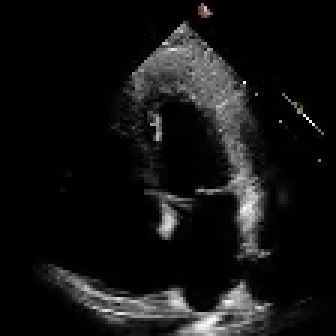
#> input picture frame 21 of Lab02/task03/echo_sample.mp4, 112 x 112 px (shown 3 times larger)
$ jupyter execute --allow-errors realtime_echo.ipynb
#> lines starting #> are read from the running program, lines starting #| are printed output that depends on the picture
# Task 3: Real-Time Echocardiogram Video Analysis

[cell 1]
import cv2
import numpy as np
import matplotlib.pyplot as plt
import os
import glob

VIDEO_PATH = 'data/echo_sample.mp4'
OUTPUT_DIR = 'output'
os.makedirs(OUTPUT_DIR, exist_ok=True)

SHOW_LIVE = True
MAX_SCREENSHOTS = 10

## Enhancement pipeline for a single frame

[cell 2]
def gray_world_balance(bgr_image):
    b, g, r = cv2.split(bgr_image.astype(np.float64))
    gray_mean = (b.mean() + g.mean() + r.mean()) / 3.0
    b = np.clip(b * (gray_mean / (b.mean() + 1e-6)), 0, 255)
    g = np.clip(g * (gray_mean / (g.mean() + 1e-6)), 0, 255)
    r = np.clip(r * (gray_mean / (r.mean() + 1e-6)), 0, 255)
    return cv2.merge([b, g, r]).astype(np.uint8)


def log_transform(image):
    image_f = image.astype(np.float64)
    c = 255.0 / np.log(1 + image_f.max()) if image_f.max() > 0 else 1.0
    return np.clip(c * np.log(1 + image_f), 0, 255).astype(np.uint8)


def gamma_transform(image, gamma=0.7):
    normalized = image.astype(np.float64) / 255.0
    return np.clip(255.0 * np.power(normalized, gamma), 0, 255).astype(np.uint8)


def enhance_frame(gray_frame):
    equalized = cv2.equalizeHist(gray_frame)
    colored = cv2.applyColorMap(equalized, cv2.COLORMAP_JET)
    balanced = gray_world_balance(colored)
    logged = log_transform(balanced)
    return gamma_transform(logged, gamma=0.7)

## Real-time video loop (press 'q' to quit)

[cell 3]
cap = cv2.VideoCapture(VIDEO_PATH)
assert cap.isOpened(), f'Could not open {VIDEO_PATH}'

frame_count = int(cap.get(cv2.CAP_PROP_FRAME_COUNT))
fps = cap.get(cv2.CAP_PROP_FPS)
print(f'Frames: {frame_count} | FPS: {fps:.1f}')

screenshot_interval = max(1, frame_count // MAX_SCREENSHOTS)
frame_idx = 0
saved_screenshots = 0
live_window_failed = False

while True:
    ret, frame = cap.read()
#> frame is the input picture: shape (112, 112, 3); mean B, G, R 19.4, 19.4, 19.4
    if not ret:
        break

    gray = cv2.cvtColor(frame, cv2.COLOR_BGR2GRAY)
    enhanced = enhance_frame(gray)
#> in enhance_frame, `equalized = cv2.equalizeHist(gray_frame)`:
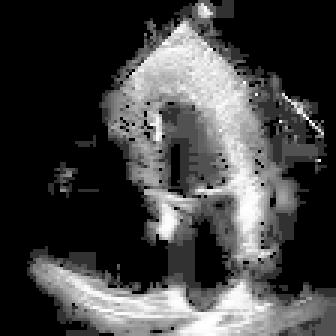
#> equalized: shape (112, 112) (shown 3 times larger); min 0, max 255, mean 65.6
#> in enhance_frame, `colored = cv2.applyColorMap(equalized, cv2.COLORMAP_JET)`:
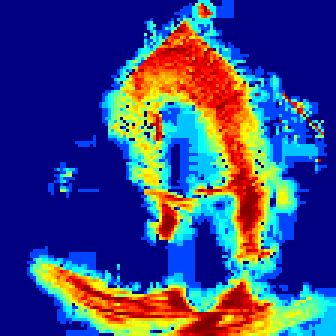
#> colored: shape (112, 112, 3) (shown 3 times larger); mean B, G, R 126.8, 71.4, 59
#> in gray_world_balance, `b, g, r = cv2.split(bgr_image.astype(np.float64))`:
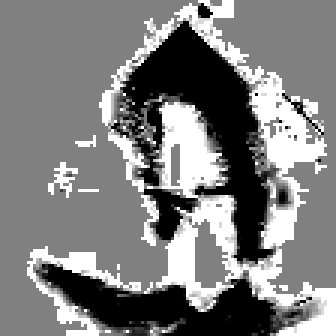
#> b: shape (112, 112) float64 (shown 3 times larger); min 0, max 255, mean 126.8
#> in gray_world_balance, `b, g, r = cv2.split(bgr_image.astype(np.float64))`:
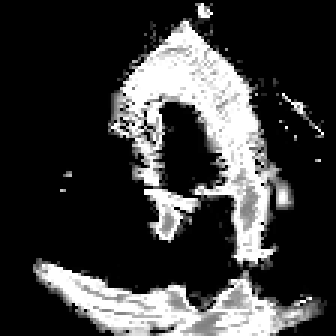
#> r: shape (112, 112) float64 (shown 3 times larger); min 0, max 255, mean 59
#> in gray_world_balance, `gray_mean = (b.mean() + g.mean() + r.mean()) / 3.0`: gray_mean = 85.75
#> in gray_world_balance, `b = np.clip(b * (gray_mean / (b.mean() + 1e-6)), 0, 255)`:
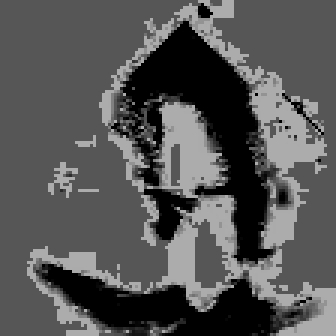
#> b: shape (112, 112) float64 (shown 3 times larger); min 0, max 172.4, mean 85.7
#> in gray_world_balance, `g = np.clip(g * (gray_mean / (g.mean() + 1e-6)), 0, 255)`:
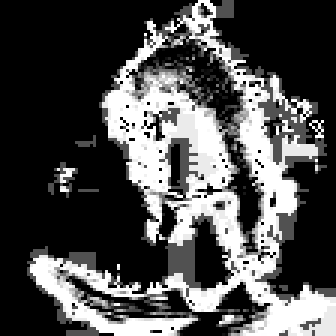
#> g: shape (112, 112) float64 (shown 3 times larger); min 0, max 255, mean 77.7
#> in gray_world_balance, `r = np.clip(r * (gray_mean / (r.mean() + 1e-6)), 0, 255)`:
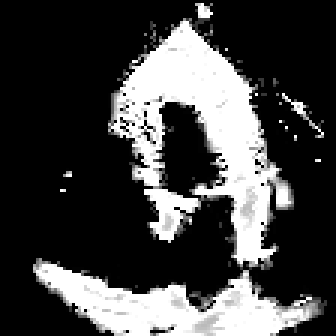
#> r: shape (112, 112) float64 (shown 3 times larger); min 0, max 255, mean 67.2
#> in gray_world_balance, `return cv2.merge([b, g, r]).astype(np.uint8)`:
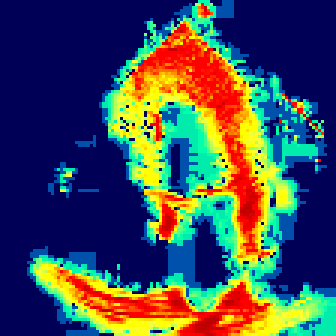
#> returned value: shape (112, 112, 3) (shown 3 times larger); mean of channels 0, 1, 2 85.3, 77.5, 67.1; drawn as B, G, R
#> in log_transform, `c = 255.0 / np.log(1 + image_f.max()) if image_f.max() > 0 else 1.0`: c = 45.99
#> in gamma_transform, `return np.clip(255.0 * np.power(normalized, gamma), 0, 255).astype(np...`:
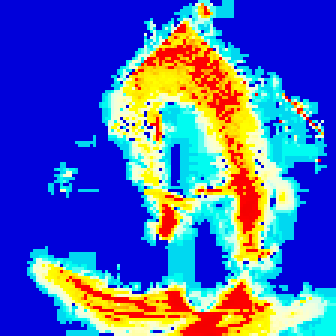
#> returned value: shape (112, 112, 3) (shown 3 times larger); mean of channels 0, 1, 2 180.6, 100.4, 77.3; drawn as B, G, R
    raw_bgr = cv2.cvtColor(gray, cv2.COLOR_GRAY2BGR)
    combined = np.hstack([raw_bgr, enhanced])
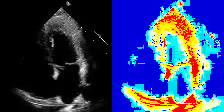
#> combined: shape (112, 224, 3); mean B, G, R 100, 59.9, 48.3

    if SHOW_LIVE and not live_window_failed:
        try:
            cv2.imshow('Raw (left) vs Enhanced (right)', combined)
            if cv2.waitKey(1) & 0xFF == ord('q'):
#> (key q is pressed here)
                break
        except cv2.error:
            live_window_failed = True
            print('No display available; continuing headlessly (frames still saved to output/).')

    if frame_idx % screenshot_interval == 0 and saved_screenshots < MAX_SCREENSHOTS:
        cv2.imwrite(f'{OUTPUT_DIR}/frame_{frame_idx:04d}.png', combined)
        saved_screenshots += 1

    frame_idx += 1

cap.release()
try:
    cv2.destroyAllWindows()
except cv2.error:
    pass

print(f'Processed {frame_idx} frames, saved {saved_screenshots} screenshots to {OUTPUT_DIR}/')

saved = sorted(glob.glob(f'{OUTPUT_DIR}/frame_*.png'))
#> (the rest of this cell did not finish here and is left out)

$ run again, starting later in the video
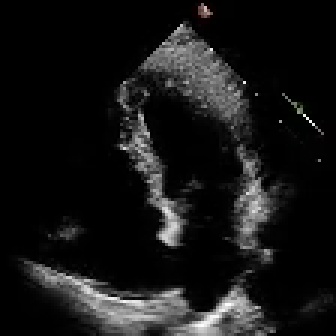
#> input picture frame 96 of Lab02/task03/echo_sample.mp4, 112 x 112 px (shown 3 times larger)
#> frame is the input picture: shape (112, 112, 3); mean B, G, R 21.9, 21.9, 22
#> gray_mean = 88.81
#> in gray_world_balance, `return cv2.merge([b, g, r]).astype(np.uint8)`:
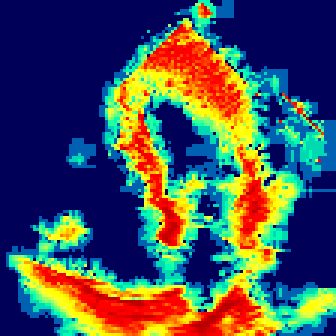
#> returned value: shape (112, 112, 3) (shown 3 times larger); mean of channels 0, 1, 2 88.4, 82.1, 71; drawn as B, G, R
#> c = 45.99
#> `combined = np.hstack([raw_bgr, enhanced])`:
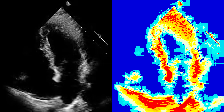
#> combined: shape (112, 224, 3); mean B, G, R 100.5, 64.7, 51.4

$ run again, starting later in the video
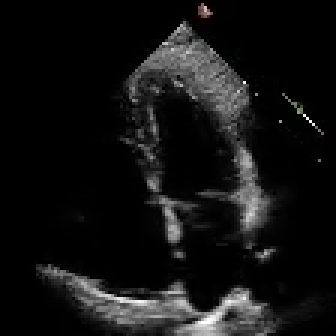
#> input picture frame 172 of Lab02/task03/echo_sample.mp4, 112 x 112 px (shown 3 times larger)
#> frame is the input picture: shape (112, 112, 3); mean B, G, R 18.8, 18.8, 18.8
#> gray_mean = 84.75
#> c = 45.99
#> `combined = np.hstack([raw_bgr, enhanced])`:
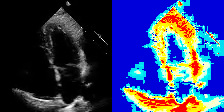
#> combined: shape (112, 224, 3); mean B, G, R 100.1, 58.9, 47.3
